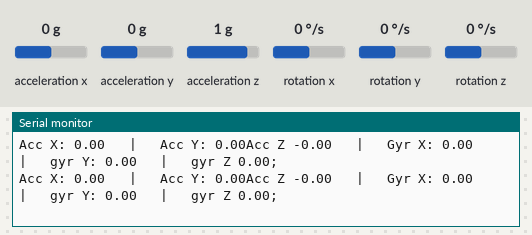
Recording of a sketch running on a simulated Arduino Uno, built with avr-gcc and run on an emulated ATmega328P. Parts: the last lines printed to the serial monitor. Wiring (inferred from the names in the program): MPU-6050 motion sensor at I2C address 0x68. The inputs (shaded band) are chosen by the test bench; at power-on: acceleration x 0 g, acceleration y 0 g, rotation x 0 °/s, rotation y 0 °/s, rotation z 0 °/s, acceleration z 1 g.

Above: at 1.2 s.
1.3 s: acceleration x set to -1.4 g
At 1.41 s:
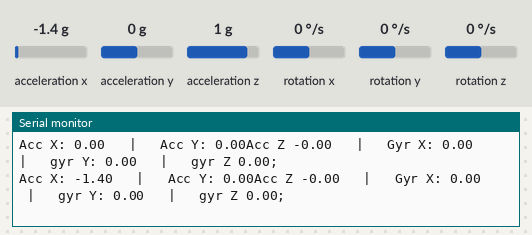
4.3 s: acceleration y set to -1.4 g
At 4.33 s:
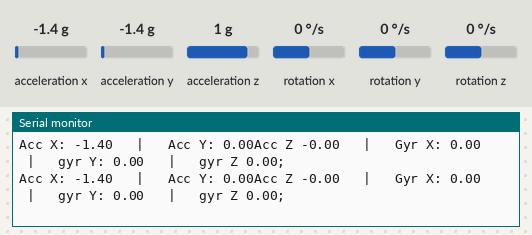
7.3 s: rotation x set to -192 °/s
At 7.49 s:
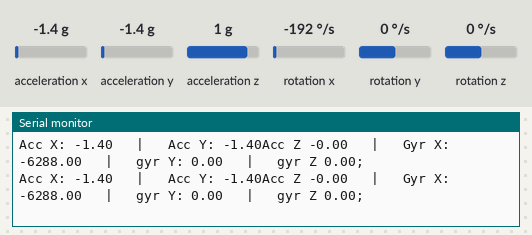
10.3 s: rotation y set to 100 °/s
At 10.36 s:
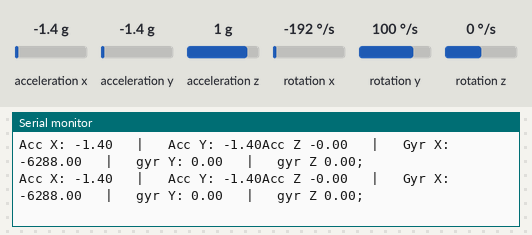
13.3 s: rotation z set to -192 °/s
At 13.3 s:
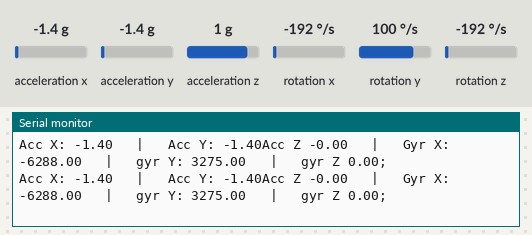
16.3 s: acceleration x set to 0 g
At 16.35 s:
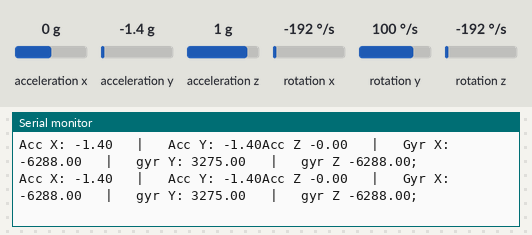

Measured:
- after the input at 1.3 s, the serial monitor: prints a new line after 0.10 s (image 1)
- after the input at 7.3 s, the serial monitor: prints a new line after 0.08 s (image 3)

The sketch:

mpu_raw.ino
```cpp
#include<Wire.h>

//Array index number 0,1,2 corresponds to X,Y,Z axes
float accRaw[3];
float gyrRaw[3];

void setup(){
  // put your setup code here, to run once:
  Serial.begin(9600);

  //Begin wire communication with mpu6050
  Wire.begin();
  Wire.beginTransmission(0x68);
  Wire.write(0x00);
  Wire.endTransmission(true);

  //Accelerometer
  Wire.beginTransmission(0x68);
  Wire.write(0x1C);
  Wire.write(0x10);
  Wire.endTransmission(true);

  //Gyroscope
  Wire.beginTransmission(0x68);
  Wire.write(0x1B);
  Wire.write(0x10);
  Wire.endTransmission(true);

}

void loop() {
  // put your main code here, to run repeatedly:

  //Getting accelerometer values
  Wire.beginTransmission(0x68);
  Wire.write(0x3B);
  Wire.endTransmission(false);
  Wire.requestFrom(0x68, 4, true);

  accRaw[0] = (Wire.read()<<8|Wire.read())/4096.0;
  accRaw[1] = (Wire.read()<<8|Wire.read())/4096.0;
  accRaw[2] = (Wire.read()<<8|Wire.read())/4096.0;


  //Getting gyroscope values
  Wire.beginTransmission(0x68);
  Wire.write(0x43);
  Wire.endTransmission(false);
  Wire.requestFrom(0x68, 6, true);

  gyrRaw[0] = Wire.read()<<8|Wire.read();
  gyrRaw[1] = Wire.read()<<8|Wire.read();
  gyrRaw[2] = Wire.read()<<8|Wire.read();

 Serial.print("Acc X: ");
 Serial.print(accRaw[0]);
 Serial.print("   |   ");
 Serial.print("Acc Y: ");
 Serial.print(accRaw[1]);
 Serial.print("Acc Z ");
 Serial.print(accRaw[2]);
 Serial.print("   |   ");
 Serial.print("Gyr X: ");
 Serial.print(gyrRaw[0]);
 Serial.print("   |   ");
 Serial.print("gyr Y: ");
 Serial.print(gyrRaw[1]);
 Serial.print("   |   ");
 Serial.print("gyr Z ");
 Serial.print(gyrRaw[2]);
 Serial.println(";");
}
```
